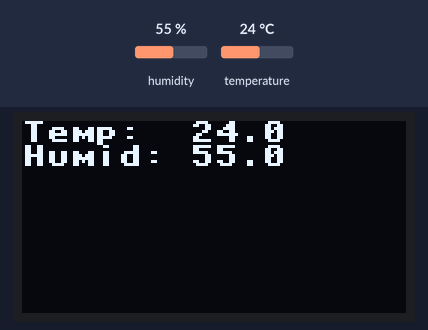
Simulated run of this program. Board: Raspberry Pi Pico running MicroPython. On the bench: 128×64 one-colour display. The inputs (shaded band) are chosen by the test bench; at power-on: humidity 55 %, temperature 24 °C. Library files of the repository ran but are not shown: ssd1306.py, dht11.py.

Above: at 1.2 s.
1.3 s: humidity set to 22 %
At 1.8 s:
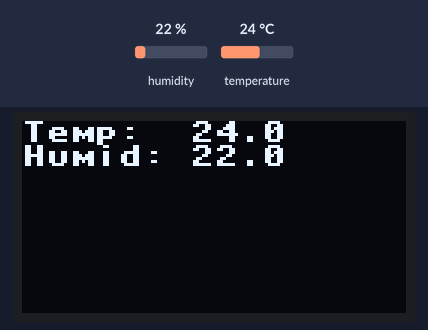
2.8 s: temperature set to 12 °C
At 4.1 s:
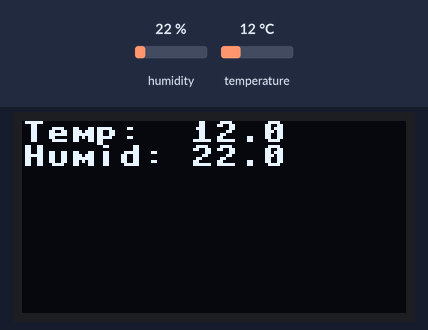
4.4 s: humidity set to 40 %
At 5.7 s:
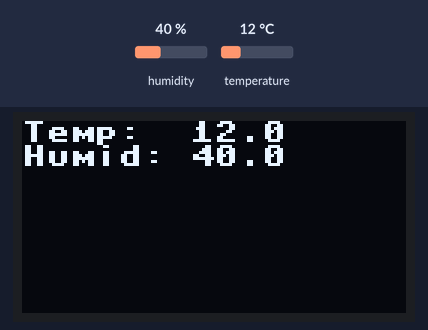
6.0 s: temperature set to 19 °C
Timing chart, 0 to 8.6 s (numbered marks = the images above; inputs shaded):
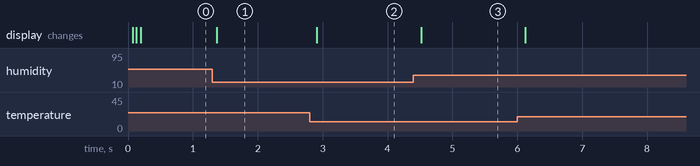

The program:

ssd1306_oled_demo.py
```python
from ssd1306 import SSD1306_I2C
from dht11 import *
from machine import Pin, I2C
from time import sleep

i2c = I2C(1, scl=Pin(7), sda=Pin(6), freq=200000)
oled = SSD1306_I2C(128, 64, i2c)
dht2 = DHT(18)


while True:
    temp,humid = dht2.readTempHumid()
    oled.fill(0)
    oled.text("Temp:  " + str(temp),0,0)
    oled.text("Humid: " + str(humid),0,8)
    oled.show()
    #sleep(0.5)
```

Measured:
- after the input at 1.3 s, the display: changes after 0.07 s (image 1)
- after the input at 2.8 s, the display: changes after 0.11 s (image 2)
- after the input at 4.4 s, the display: changes after 0.12 s (image 3)
